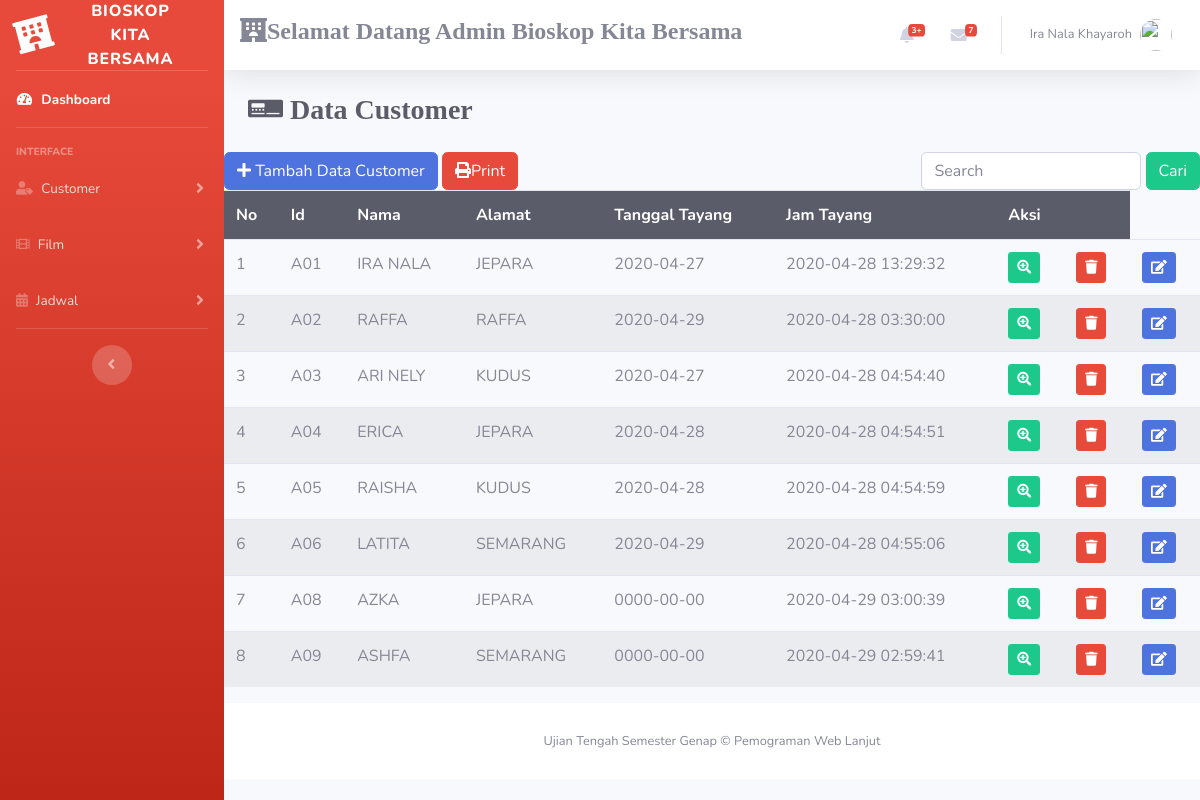
The app's page /index.php/customer with its own data.
### tables this page shows
CREATE TABLE `customer` (
  `id` varchar(20) NOT NULL,
  `nama` varchar(50) DEFAULT NULL,
  `alamat` varchar(50) DEFAULT NULL,
  `tanggal_tayang` date NOT NULL,
  `jam_tayang` timestamp NOT NULL DEFAULT CURRENT_TIMESTAMP ON UPDATE CURRENT_TIMESTAMP,
  `jumlah_beli` int(12) NOT NULL
);

### application/controllers/customer.php (called while the page is built, shortened)
<?php
class Customer extends CI_Controller
{
	public function index()
	{
		$data ['customer']=$this->m_customer->tampil_data()->result();
		$this->load->view("template/header");
		$this->load->view("template/sidebar");
		$this->load->view("customer",$data);
		$this->load->view("template/footer");
	}
}

### index.php (called while the page is built, shortened)
<?php
require_once BASEPATH.'core/CodeIgniter.php';

### application/models/m_customer.php (called while the page is built, shortened)
	  <?php
class M_customer extends CI_Model
{
	public function tampil_data()
	{
		return $this -> db -> get ('customer');
	}
}

### application/views/customer.php (the view, shortened to what this page needs)
<div class="content-wpapper">
	<section class="content-wpapper">
        <div class="container-fluid">
          <div class="d-sm-flex align-items-center justify-content-between mb-4">
            <h1 class="h3 mb-0 text-gray-800"><i class="fas fa-digital-tachograph">
            Data Customer</h1></i>
          </div>
      </section>
      <section class="content">
        <button class="btn btn-primary" data-toggle="modal" data-target="#exampleModal"><i class= "fa fa-plus"></i> Tambah Data Customer</button>
        <a class="btn btn-danger" href="<?php echo base_url('index.php/customer/cetak/')?>"><i class="fa fa-print"></i>Print</a>
        <div class="form-inline mr-auto float-sm-right navbar-form navbar-right">
          <?php echo form_open('customer/search') ?>
          <input type="text" name="keyword" class="form-control" placeholder="Search">
          <button type="submit" class="btn btn-success">Cari</button>
          <?php echo form_close()?>
        </div>
      	<table class="table table-striped">
      		<tr>
      			<th class="table-dark">No</th>
      			<th class="table-dark">Id</th>
      			<th class="table-dark">Nama</th>
      			<th class="table-dark">Alamat</th>
      			<th class="table-dark">Tanggal Tayang</th>
      			<th class="table-dark">Jam Tayang</th>
            <th class="table-dark"colspan="2">Aksi</th>
      		</tr>
      		<?php
      		$no=1;
      		foreach ($customer as $cst) : ?>
      		<tr>
      			<td><?php echo $no++ ?></td>
      			<td><?php echo $cst->id ?></td>
      			<td><?php echo $cst->nama ?></td>
      			<td><?php echo $cst->alamat ?></td>
      			<td><?php echo $cst->tanggal_tayang ?></td>
      			<td><?php echo $cst->jam_tayang ?></td>
            <td><?php echo anchor('customer/detail/'.$cst->id,'<div class="btn btn-success btn-sm"><i class="fa fa-search-plus"></i></div>') ?></td>
            <td onclick="javascript: return confirm('Yakin Menghapus?')"><?php echo anchor('customer/hapus/'.$cst->id,'<div class="btn btn-danger btn-sm"><i class="fa fa-trash"></i></div>')?></td>
            <td><?php echo anchor ('customer/edit/'.$cst->id,'<div class="btn btn-primary btn-sm"><i class="fa fa-edit"></i></div>') ?></td>
      		</tr>
      	<?php endforeach; ?>
      	</table>
      </section>
</div>

### application/views/template/header.php (shortened to what this page needs)
<!DOCTYPE html>
<html lang="en">
<head>
  <link href="<?php echo base_url() ?>assets/fontawesome-free/css/all.min.css" rel="stylesheet" type="text/css">
  <link href="<?php echo base_url() ?>assets/css/sb-admin-2.min.css" rel="stylesheet">
</head>

### application/views/template/sidebar.php (shortened to what this page needs)
<body id="page-top">
  <div id="wrapper">
    <ul class="navbar-nav bg-gradient-danger sidebar sidebar-dark accordion" id="accordionSidebar">
      <a class="sidebar-brand d-flex align-items-center justify-content-center" href="index.html">
        <div class="sidebar-brand-icon rotate-n-15">
          <i class="fas fa-hotel"></i>
        </div>
        <div class="sidebar-brand-text mx-3">Bioskop Kita Bersama <sup></sup></div>
      </a>
      <hr class="sidebar-divider my-0">
      <li class="nav-item active">
        <a class="nav-link" href="<?php echo base_url()."index.php/admin"; ?>">
          <i class="fas fa-fw fa-tachometer-alt"></i>
          <span>Dashboard</span></a>
      </li>
      <hr class="sidebar-divider">
      <div class="sidebar-heading">
        Interface
      </div>
      <li class="nav-item">
        <a class="nav-link collapsed" href="#" data-toggle="collapse" data-target="#collapseTwo" aria-expanded="true" aria-controls="collapseTwo">
          <i class="fas fa-user-tag"></i>
          <span>Customer</span>
        </a>
      </li>
      <li class="nav-item">
        <a class="nav-link collapsed" href="#" data-toggle="collapse" data-target="#collapseUtilities" aria-expanded="true" aria-controls="collapseUtilities">
          <i class="fas fa-film"></i>
          <span>Film</span>
        </a>
      </li>
      <li class="nav-item">
        <a class="nav-link collapsed" href="#" data-toggle="collapse" data-target="#collapsePages" aria-expanded="true" aria-controls="collapsePages">
          <i class="fas fa-calendar-alt"></i>
          <span>Jadwal</span>
        </a>
      </li>
      <hr class="sidebar-divider d-none d-md-block">
      <div class="text-center d-none d-md-inline">
        <button class="rounded-circle border-0" id="sidebarToggle"></button>
      </div>
    </ul>
    <div id="content-wrapper" class="d-flex flex-column">
      <div id="content">
        <nav class="navbar navbar-expand navbar-light bg-white topbar mb-4 static-top shadow">
          <div>
          <h4><i class="fas fa-hotel">Selamat Datang Admin Bioskop Kita Bersama</h4></i></div>
          <ul class="navbar-nav ml-auto">
            <li class="nav-item dropdown no-arrow mx-1">
              <a class="nav-link dropdown-toggle" href="#" id="alertsDropdown" role="button" data-toggle="dropdown" aria-haspopup="true" aria-expanded="false">
                <i class="fas fa-bell fa-fw"></i>
                <span class="badge badge-danger badge-counter">3+</span>
              </a>
            </li>
            <li class="nav-item dropdown no-arrow mx-1">
              <a class="nav-link dropdown-toggle" href="#" id="messagesDropdown" role="button" data-toggle="dropdown" aria-haspopup="true" aria-expanded="false">
                <i class="fas fa-envelope fa-fw"></i>
                <span class="badge badge-danger badge-counter">7</span>
              </a>
            </li>
            <li class="nav-item dropdown no-arrow">
              <a class="nav-link dropdown-toggle" href="#" id="userDropdown" role="button" data-toggle="dropdown" aria-haspopup="true" aria-expanded="false">
                <span class="mr-2 d-none d-lg-inline text-gray-600 small">Ira Nala Khayaroh</span>
                <img src="fotoira.jpeg" class="img-profile rounded-circle">
              </a>
            </li>
          </ul>
        </nav>

### application/views/template/footer.php (shortened to what this page needs)
      <footer class="sticky-footer bg-white">
        <div class="container my-auto">
          <div class="copyright text-center my-auto">
            <span>Ujian Tengah Semester Genap &copy; Pemograman Web Lanjut</span>
          </div>
        </div>
      </footer>
    </div>
  </div>
</body>
</html>

### records on screen
customer: id "A01", nama "IRA NALA", alamat "JEPARA", tanggal_tayang "2020-04-27", jam_tayang "2020-04-28 13:29:32"
customer: id "A02", nama "RAFFA", alamat "RAFFA", tanggal_tayang "2020-04-29", jam_tayang "2020-04-28 03:30:00"
customer: id "A03", nama "ARI NELY", alamat "KUDUS", tanggal_tayang "2020-04-27", jam_tayang "2020-04-28 04:54:40"
customer: id "A04", nama "ERICA", alamat "JEPARA", tanggal_tayang "2020-04-28", jam_tayang "2020-04-28 04:54:51"
customer: id "A05", nama "RAISHA", alamat "KUDUS", tanggal_tayang "2020-04-28", jam_tayang "2020-04-28 04:54:59"
customer: id "A06", nama "LATITA", alamat "SEMARANG", tanggal_tayang "2020-04-29", jam_tayang "2020-04-28 04:55:06"
customer: id "A08", nama "AZKA", alamat "JEPARA", tanggal_tayang "0000-00-00", jam_tayang "2020-04-29 03:00:39"
customer: id "A09", nama "ASHFA", alamat "SEMARANG", tanggal_tayang "0000-00-00", jam_tayang "2020-04-29 02:59:41"
